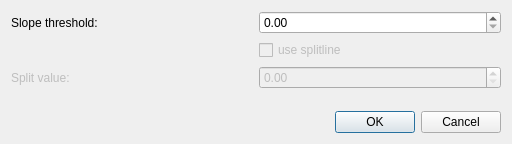
<?xml version="1.0" encoding="UTF-8"?>
<ui version="4.0">
 <class>Dialog</class>
 <widget class="QDialog" name="Dialog">
  <property name="geometry">
   <rect>
    <x>0</x>
    <y>0</y>
    <width>512</width>
    <height>144</height>
   </rect>
  </property>
  <property name="windowTitle">
   <string>Dialog</string>
  </property>
  <layout class="QGridLayout" name="gridLayout_2">
   <item row="0" column="0">
    <layout class="QGridLayout" name="gridLayout">
     <item row="3" column="1">
      <widget class="QDoubleSpinBox" name="spinbox_splitValue">
       <property name="enabled">
        <bool>false</bool>
       </property>
      </widget>
     </item>
     <item row="3" column="0">
      <widget class="QLabel" name="label_2">
       <property name="enabled">
        <bool>false</bool>
       </property>
       <property name="text">
        <string>Split value:</string>
       </property>
      </widget>
     </item>
     <item row="0" column="1">
      <widget class="QDoubleSpinBox" name="spinbox_slopeThreshold">
       <property name="maximum">
        <double>1000000.000000000000000</double>
       </property>
      </widget>
     </item>
     <item row="0" column="0">
      <widget class="QLabel" name="label">
       <property name="text">
        <string>Slope threshold:</string>
       </property>
      </widget>
     </item>
     <item row="4" column="0">
      <spacer name="verticalSpacer">
       <property name="orientation">
        <enum>Qt::Vertical</enum>
       </property>
       <property name="sizeHint" stdset="0">
        <size>
         <width>20</width>
         <height>40</height>
        </size>
       </property>
      </spacer>
     </item>
     <item row="5" column="0" colspan="2">
      <widget class="QDialogButtonBox" name="buttonBox">
       <property name="standardButtons">
        <set>QDialogButtonBox::Cancel|QDialogButtonBox::Ok</set>
       </property>
      </widget>
     </item>
     <item row="2" column="1">
      <widget class="QCheckBox" name="checkBox">
       <property name="enabled">
        <bool>false</bool>
       </property>
       <property name="text">
        <string>use splitline</string>
       </property>
      </widget>
     </item>
    </layout>
   </item>
  </layout>
 </widget>
 <resources/>
 <connections>
  <connection>
   <sender>buttonBox</sender>
   <signal>accepted()</signal>
   <receiver>Dialog</receiver>
   <slot>accept()</slot>
   <hints>
    <hint type="sourcelabel">
     <x>255</x>
     <y>117</y>
    </hint>
    <hint type="destinationlabel">
     <x>255</x>
     <y>71</y>
    </hint>
   </hints>
  </connection>
  <connection>
   <sender>buttonBox</sender>
   <signal>rejected()</signal>
   <receiver>Dialog</receiver>
   <slot>reject()</slot>
   <hints>
    <hint type="sourcelabel">
     <x>255</x>
     <y>117</y>
    </hint>
    <hint type="destinationlabel">
     <x>255</x>
     <y>71</y>
    </hint>
   </hints>
  </connection>
 </connections>
</ui>
